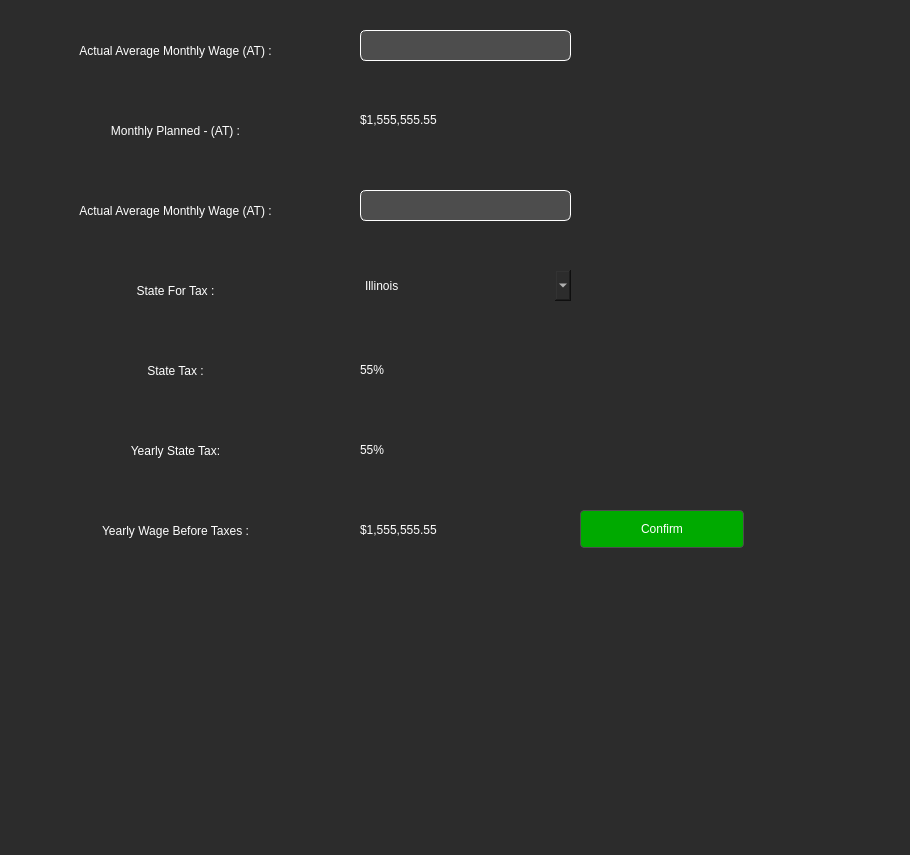
<?xml version="1.0" encoding="UTF-8"?>
<ui version="4.0">
 <class>Form</class>
 <widget class="QWidget" name="Form">
  <property name="geometry">
   <rect>
    <x>0</x>
    <y>0</y>
    <width>910</width>
    <height>855</height>
   </rect>
  </property>
  <property name="windowTitle">
   <string>Form</string>
  </property>
  <property name="styleSheet">
   <string notr="true">QWidget {
        background-color: #2c2c2c;
        color: #ffffff;
        border: none;
        font: 14pt &quot;Nirmala UI&quot;;
}
QWidget#side_menu {
    background-color: #4e5564;
    color: #ffffff;
    border: 1px solid #4e5564;
    border-radius: 16px;
    font: 14pt &quot;Nirmala UI&quot;;
}
QLabel#Dashboard_Title {
    background-color: none;
    color: #ffffff;
    border: none;
    font: 20pt &quot;Nirmala UI&quot;;
}
QLabel#Eat_Out_Image {
    background-image: url(:/images/pngaaa.com-2384833.png);
    background-color: #4d4d4d;
    border: 1px solid #4d4d4d;
    border-radius: 4px;
    color: #ffffff;
    padding: 5px;
}
QLabel#Grocery_Image {
    background-image: url(:/images/pngaaa.com-2138453.png);
    background-color: #4d4d4d;
    border: 1px solid #4d4d4d;
    border-radius: 4px;
    color: #ffffff;
    padding: 5px;
}
QLabel#Transportation_Image {
    background-image: url(:/images/pngaaa.com-2182093.png);
    background-color: #4d4d4d;
    border: 1px solid #4d4d4d;
    border-radius: 4px;
    color: #ffffff;
    padding: 5px;
}
QLabel#Free_Expense_Image {
    background-image: url(:/images/pngaaa.com-1261106.png);
    background-color: #4d4d4d;
    border: 1px solid #4d4d4d;
    border-radius: 4px;
    color: #ffffff;
    padding: 5px;
}
QLabel#Bills_Image {
    background-image: url(:/images/pngaaa.com-1433501.png);
    background-color: #4d4d4d;
    border: 1px solid #4d4d4d;
    border-radius: 4px;
    color: #ffffff;
    padding: 5px;
}
QLabel#Investment_Image {
    background-image: url(:/images/pngaaa.com-3584133.png);
    background-color: #4d4d4d;
    border: 1px solid #4d4d4d;
    border-radius: 4px;
    color: #ffffff;
    padding: 5px;
}
QLabel#Support_Image {
    background-image: url(:/images/pngaaa.com-2914571.png);
    background-color: #4d4d4d;
    border: 1px solid #4d4d4d;
    border-radius: 4px;
    color: #ffffff;
    padding: 5px;
}
QLabel#Goal_Image {
    background-image: url(:/images/pngaaa.com-848656.png);
    background-color: #4d4d4d;
    border: 1px solid #4d4d4d;
    border-radius: 4px;
    color: #ffffff;
    padding: 5px;
}
QPushButton {
    background-color: #4d4d4d;
    border: 1px solid #4d4d4d;
    border-radius: 4px;
    color: #ffffff;
    padding: 5px;
}
QPushButton:hover {
    background-color: #5a5a5a;
    border: 1px solid #5a5a5a;
}
QPushButton#side_menu_button:hover {
    background-image: url(:/button_image/Burger_button_hover.png);
    background-color: #5a5a5a;
    border: 1px solid #5a5a5a;
}
QPushButton#side_menu_button:pressed {
    background-image: url(:/button_image/Burger_button_click.png);
    background-color: #5a5a5a;
    border: 1px solid #5a5a5a;
}
QPushButton#remove_button_watchlist {
    background-color: #ff0000;
    border: 1px solid #ffffff;
    border-radius: 4px;
    color: #ffffff;
    padding: 5px;
}
QPushButton#remove_button_watchlist:hover {
    background-color: #ff6c6c;
    border: 1px solid #ffffff;
}
QPushButton#remove_button_watchlist:pressed {
    background-color: #aa0000;
    border: 1px solid #ffffff;
}
QPushButton#Add_strategy {
    background-color: #00ad0e;
    border: 1px solid #ffffff;
    border-radius: 4px;
    color: #ffffff;
    padding: 5px;
}
QPushButton#Add_strategy:hover {
    background-color: #67ff74;
    border: 1px solid #ffffff;
}
QPushButton#Add_strategy:pressed {
    background-color: #006408;
    border: 1px solid #a3a3a3;
}
QPushButton#Activation {
    background-color: #00ad0e;
    border: 1px solid #ffffff;
    border-radius: 4px;
    color: #ffffff;
    padding: 5px;
}
QPushButton#Activation:hover {
    background-color: #67ff74;
    border: 1px solid #ffffff;
}
QPushButton#Activation:pressed {
    background-color: #006408;
    border: 1px solid #a3a3a3;
}
QPushButton#Blue_button {
    background-color: #0003bb;
    border: 1px solid #ffffff;
    border-radius: 4px;
    color: #ffffff;
    padding: 5px;
}
QPushButton#Blue_button:hover {
    background-color: #4446d1;
    border: 1px solid #ffffff;
}
QPushButton#Blue_button:pressed {
    background-color: #000277;
    border: 1px solid #a3a3a3;
}
QPushButton#Yellow_button {
    background-color: #a5bd1e;
    border: 1px solid #ffffff;
    border-radius: 4px;
    color: #ffffff;
    padding: 5px;
}
QPushButton#Yellow_button:hover {
    background-color: #e5ff54;
    border: 1px solid #ffffff;
}
QPushButton#Yellow_button:pressed {
    background-color: #81960f;
    border: 1px solid #a3a3a3;
}
QCheckBox {
    color: #ffffff;
}
QLineEdit {
    background-color: #4d4d4d;
    border: 1px solid #4d4d4d;
    color: #ffffff;
    padding: 5px;
    border-color: #ffffff;
    border-radius: 6px;
}
QTextEdit {
    background-color: #4d4d4d;
    border: 1px solid #4d4d4d;
    color: #ffffff;
    padding: 5px;
    border-color: #ffffff;
    border-radius: 20px;
}
QProgressBar {
    border: 1px solid #444444;
    border-radius: 7px;
    background-color: #2e2e2e;
    text-align: center;
    font-size: 10pt;
    color: white;
}
QProgressBar::chunk {
    background-color: #3a3a3a;
    width: 5px;
}
QScrollBar:vertical {
    border: none;
    background-color: #3a3a3a;
    width: 10px;
    margin: 16px 0 16px 0;
}
QScrollBar::handle:vertical {
    background-color: #444444;
    border-radius: 5px;
}
QScrollBar:horizontal {
    border: none;
    background-color: #3a3a3a;
    height: 10px;
    margin: 0px 16px 0 16px;
}
QScrollBar::handle:horizontal {
    background-color: #444444;
    border-radius: 5px;
}
QTabWidget {
    background-color: #2e2e2e;
    border: none;
}
QTabBar::tab {
    background-color: #2e2e2e;
    color: #b1b1b1;
    padding: 8px 20px;
    border-top-left-radius: 5px;
    border-top-right-radius: 5px;
    border: none;
}
QTabBar::tab:selected, QTabBar::tab:hover {
    background-color: #3a3a3a;
    color: white;
}</string>
  </property>
  <widget class="QLabel" name="average_actualy_m_wage_label_4">
   <property name="geometry">
    <rect>
     <x>40</x>
     <y>180</y>
     <width>271</width>
     <height>61</height>
    </rect>
   </property>
   <property name="styleSheet">
    <string notr="true">font: 500 16pt &quot;Nirmala UI&quot;;</string>
   </property>
   <property name="text">
    <string>Actual Average Monthly Wage (AT) :</string>
   </property>
   <property name="alignment">
    <set>Qt::AlignCenter</set>
   </property>
   <property name="wordWrap">
    <bool>true</bool>
   </property>
  </widget>
  <widget class="QComboBox" name="state_comboBox">
   <property name="geometry">
    <rect>
     <x>360</x>
     <y>270</y>
     <width>211</width>
     <height>31</height>
    </rect>
   </property>
   <item>
    <property name="text">
     <string>Illinois</string>
    </property>
   </item>
   <item>
    <property name="text">
     <string>Indiana</string>
    </property>
   </item>
  </widget>
  <widget class="QLabel" name="state_tax_label">
   <property name="geometry">
    <rect>
     <x>40</x>
     <y>260</y>
     <width>271</width>
     <height>61</height>
    </rect>
   </property>
   <property name="styleSheet">
    <string notr="true">font: 500 16pt &quot;Nirmala UI&quot;;</string>
   </property>
   <property name="text">
    <string>State For Tax :</string>
   </property>
   <property name="alignment">
    <set>Qt::AlignCenter</set>
   </property>
   <property name="wordWrap">
    <bool>true</bool>
   </property>
  </widget>
  <widget class="QLabel" name="average_actualy_m_wage_label_3">
   <property name="geometry">
    <rect>
     <x>360</x>
     <y>90</y>
     <width>150</width>
     <height>60</height>
    </rect>
   </property>
   <property name="styleSheet">
    <string notr="true">font: 500 16pt &quot;Nirmala UI&quot;;</string>
   </property>
   <property name="text">
    <string>$1,555,555.55</string>
   </property>
   <property name="alignment">
    <set>Qt::AlignLeading|Qt::AlignLeft|Qt::AlignVCenter</set>
   </property>
   <property name="wordWrap">
    <bool>true</bool>
   </property>
  </widget>
  <widget class="QLabel" name="average_actualy_m_wage_label_10">
   <property name="geometry">
    <rect>
     <x>40</x>
     <y>340</y>
     <width>271</width>
     <height>61</height>
    </rect>
   </property>
   <property name="styleSheet">
    <string notr="true">font: 500 16pt &quot;Nirmala UI&quot;;</string>
   </property>
   <property name="text">
    <string>State Tax :</string>
   </property>
   <property name="alignment">
    <set>Qt::AlignCenter</set>
   </property>
   <property name="wordWrap">
    <bool>true</bool>
   </property>
  </widget>
  <widget class="QLabel" name="average_actualy_m_wage_label_6">
   <property name="geometry">
    <rect>
     <x>360</x>
     <y>500</y>
     <width>150</width>
     <height>60</height>
    </rect>
   </property>
   <property name="styleSheet">
    <string notr="true">font: 500 16pt &quot;Nirmala UI&quot;;</string>
   </property>
   <property name="text">
    <string>$1,555,555.55</string>
   </property>
   <property name="alignment">
    <set>Qt::AlignLeading|Qt::AlignLeft|Qt::AlignVCenter</set>
   </property>
   <property name="wordWrap">
    <bool>true</bool>
   </property>
  </widget>
  <widget class="QLabel" name="average_actualy_m_wage_label">
   <property name="geometry">
    <rect>
     <x>40</x>
     <y>20</y>
     <width>271</width>
     <height>61</height>
    </rect>
   </property>
   <property name="styleSheet">
    <string notr="true">font: 500 16pt &quot;Nirmala UI&quot;;</string>
   </property>
   <property name="text">
    <string>Actual Average Monthly Wage (AT) :</string>
   </property>
   <property name="alignment">
    <set>Qt::AlignCenter</set>
   </property>
   <property name="wordWrap">
    <bool>true</bool>
   </property>
  </widget>
  <widget class="QLineEdit" name="average_actualy_m_wage_lineEdit_2">
   <property name="geometry">
    <rect>
     <x>360</x>
     <y>190</y>
     <width>211</width>
     <height>31</height>
    </rect>
   </property>
   <property name="text">
    <string/>
   </property>
  </widget>
  <widget class="QLabel" name="average_actualy_m_wage_label_2">
   <property name="geometry">
    <rect>
     <x>40</x>
     <y>100</y>
     <width>271</width>
     <height>61</height>
    </rect>
   </property>
   <property name="styleSheet">
    <string notr="true">font: 500 16pt &quot;Nirmala UI&quot;;</string>
   </property>
   <property name="text">
    <string>Monthly Planned - (AT) :</string>
   </property>
   <property name="alignment">
    <set>Qt::AlignCenter</set>
   </property>
   <property name="wordWrap">
    <bool>true</bool>
   </property>
  </widget>
  <widget class="QLabel" name="average_actualy_m_wage_label_8">
   <property name="geometry">
    <rect>
     <x>40</x>
     <y>420</y>
     <width>271</width>
     <height>61</height>
    </rect>
   </property>
   <property name="styleSheet">
    <string notr="true">font: 500 16pt &quot;Nirmala UI&quot;;</string>
   </property>
   <property name="text">
    <string>Yearly State Tax:</string>
   </property>
   <property name="alignment">
    <set>Qt::AlignCenter</set>
   </property>
   <property name="wordWrap">
    <bool>true</bool>
   </property>
  </widget>
  <widget class="QPushButton" name="Update_pushButton_5">
   <property name="geometry">
    <rect>
     <x>580</x>
     <y>510</y>
     <width>164</width>
     <height>38</height>
    </rect>
   </property>
   <property name="styleSheet">
    <string notr="true">QPushButton {
    background-color: #00aa00;
    border: 1px solid #4d4d4d;
    border-radius: 4px;
    color: #ffffff;
    padding: 5px;
}
QPushButton:hover {
    background-color: #00ff00;
    border: 1px solid #5a5a5a;
}
QPushButton:pressed {
	background-color: #007900;
    border: 1px solid #5a5a5a;
}</string>
   </property>
   <property name="text">
    <string>Confirm</string>
   </property>
  </widget>
  <widget class="QLabel" name="average_actualy_m_wage_label_9">
   <property name="geometry">
    <rect>
     <x>360</x>
     <y>420</y>
     <width>150</width>
     <height>60</height>
    </rect>
   </property>
   <property name="styleSheet">
    <string notr="true">font: 500 16pt &quot;Nirmala UI&quot;;</string>
   </property>
   <property name="text">
    <string>55%</string>
   </property>
   <property name="alignment">
    <set>Qt::AlignLeading|Qt::AlignLeft|Qt::AlignVCenter</set>
   </property>
   <property name="wordWrap">
    <bool>true</bool>
   </property>
  </widget>
  <widget class="QLabel" name="average_actualy_m_wage_label_7">
   <property name="geometry">
    <rect>
     <x>40</x>
     <y>500</y>
     <width>271</width>
     <height>61</height>
    </rect>
   </property>
   <property name="styleSheet">
    <string notr="true">font: 500 16pt &quot;Nirmala UI&quot;;</string>
   </property>
   <property name="text">
    <string>Yearly Wage Before Taxes :</string>
   </property>
   <property name="alignment">
    <set>Qt::AlignCenter</set>
   </property>
   <property name="wordWrap">
    <bool>true</bool>
   </property>
  </widget>
  <widget class="QLineEdit" name="average_actualy_m_wage_lineEdit">
   <property name="geometry">
    <rect>
     <x>360</x>
     <y>30</y>
     <width>211</width>
     <height>31</height>
    </rect>
   </property>
   <property name="text">
    <string/>
   </property>
  </widget>
  <widget class="QLabel" name="average_actualy_m_wage_label_11">
   <property name="geometry">
    <rect>
     <x>360</x>
     <y>340</y>
     <width>150</width>
     <height>60</height>
    </rect>
   </property>
   <property name="styleSheet">
    <string notr="true">font: 500 16pt &quot;Nirmala UI&quot;;</string>
   </property>
   <property name="text">
    <string>55%</string>
   </property>
   <property name="alignment">
    <set>Qt::AlignLeading|Qt::AlignLeft|Qt::AlignVCenter</set>
   </property>
   <property name="wordWrap">
    <bool>true</bool>
   </property>
  </widget>
 </widget>
 <resources/>
 <connections/>
</ui>
